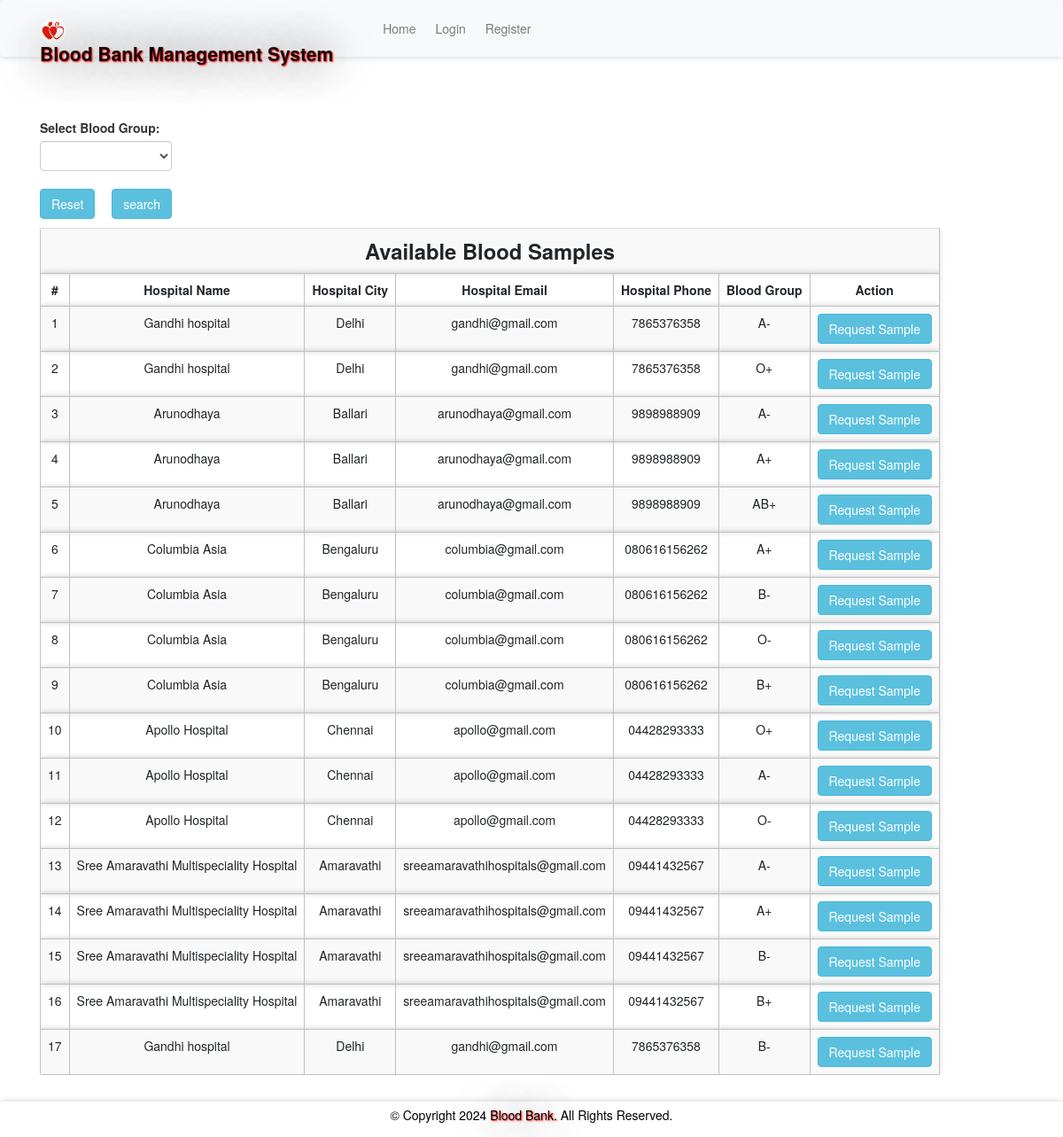
The app's page /abs.php with its own data.
### tables this page shows
CREATE TABLE `bloodinfo` (
  `bid` int(11) NOT NULL,
  `hid` int(11) NOT NULL,
  `bg` varchar(10) NOT NULL
);

CREATE TABLE `hospitals` (
  `id` int(11) NOT NULL,
  `hname` varchar(100) NOT NULL,
  `hemail` varchar(100) NOT NULL,
  `hpassword` varchar(100) NOT NULL,
  `hphone` varchar(100) NOT NULL,
  `hcity` varchar(100) NOT NULL
);

### message.php (called while the page is built, shortened)
<?php $counter=0; if(isset($_GET['msg'])) { ?>
	<div class="col-5 alert alert alert-success alert-dismissible fade show card" id="message">
		<button type="button" class="close" data-dismiss="alert" title="close">&times;</button><?php echo $_GET['msg'];?>
	</div>
<?php }?>

### abs.php (the view, shortened to what this page needs)
<?php
require 'file/connection.php';
if(isset($_GET['search'])){
    $searchKey = $_GET['search'];
    $sql = "select bloodinfo.*, hospitals.* from bloodinfo, hospitals where bloodinfo.hid=hospitals.id && bg='$searchKey'";
}else{
    $sql = "select bloodinfo.*, hospitals.* from bloodinfo, hospitals where bloodinfo.hid=hospitals.id";
}
$result = mysqli_query ($conn, $sql);
?>
<!DOCTYPE html>
<html>
<?php require 'head.php'; ?>
<body>
    <?php require 'header.php'; ?>
    <div class="container cont">
        <?php require 'message.php'; ?>
        <div class="row col-lg-8 col-md-8 col-sm-12 mb-3">
            <form method="get" action="" style="margin-top:-20px; ">
            <label class="font-weight-bolder">Select Blood Group:</label>
               <select name="search" class="form-control">
               <option><?php echo @$_GET['search']; ?></option>
               <option value="A+">A+</option>
               </select><br>
               <a href="abs.php" class="btn btn-info mr-4"> Reset</a>
               <input type="submit" name="submit" class="btn btn-info" value="search">
           </form>
        </div>
        <table class="table table-responsive table-striped rounded mb-5">
            <tr><th colspan="7" class="title">Available Blood Samples</th></tr>
            <tr>
                <th>#</th>
                <th>Hospital Name</th>
                <th>Hospital City</th>
                <th>Hospital Email</th>
                <th>Hospital Phone</th>
                <th>Blood Group</th>
                <th>Action</th>
            </tr>
        <?php while($row = mysqli_fetch_array($result)) { ?>
            <tr>
                <td><?php echo ++$counter;?></td>
                <td><?php echo $row['hname'];?></td>
                <td><?php echo ($row['hcity']); ?></td>
                <td><?php echo ($row['hemail']); ?></td>
                <td><?php echo ($row['hphone']); ?></td>
                <td><?php echo ($row['bg']); ?></td>
                <form action="file/request.php" method="post">
                <?php if (isset($_SESSION['hid'])) { ?>
                <td><a href="javascript:void(0);" class="btn btn-info hospital">Request Sample</a></td>
                <?php } else {(isset($_SESSION['rid']))  ?>
                <td><input type="submit" name="request" class="btn btn-info" value="Request Sample"></td>
                <?php } ?>
                </form>
            </tr>
        <?php } ?>
        </table>
    </div>
    <?php require 'footer.php' ?>
</body>

### css/style.css (style rules this page uses)
.cont { padding-top: 40px; text-align: justify; font-size: 1em; }
.card ,nav, .footer,tr,video { border-radius: 3px; transition: all 200ms ease-out; box-shadow: 0px 0px 7px rgba(0, 0, 0, 0.2); }
tr,th,td { border:0.1px solid silver; text-align: center; }
.title { font-weight: bold; font-size: 1.7em; text-transform: capitalize; text-align: center; }
form { padding-top: 20px; }
a:link { text-decoration: none; }

### abs.php (style rules this page uses)
body { background-size: cover; min-height: 0; height: 900px; }

### records on screen
bloodinfo: hid.hname "Gandhi hospital", hid.hcity "Delhi", hid.hemail "gandhi@gmail.com", hid.hphone "7865376358", bg "A-"
bloodinfo: hid.hname "Gandhi hospital", hid.hcity "Delhi", hid.hemail "gandhi@gmail.com", hid.hphone "7865376358", bg "O+"
bloodinfo: hid.hname "Arunodhaya", hid.hcity "Ballari", hid.hemail "arunodhaya@gmail.com", hid.hphone "9898988909", bg "A-"
bloodinfo: hid.hname "Arunodhaya", hid.hcity "Ballari", hid.hemail "arunodhaya@gmail.com", hid.hphone "9898988909", bg "A+"
bloodinfo: hid.hname "Arunodhaya", hid.hcity "Ballari", hid.hemail "arunodhaya@gmail.com", hid.hphone "9898988909", bg "AB+"
bloodinfo: hid.hname "Columbia Asia", hid.hcity "Bengaluru", hid.hemail "columbia@gmail.com", hid.hphone "080616156262", bg "A+"
bloodinfo: hid.hname "Columbia Asia", hid.hcity "Bengaluru", hid.hemail "columbia@gmail.com", hid.hphone "080616156262", bg "B-"
bloodinfo: hid.hname "Columbia Asia", hid.hcity "Bengaluru", hid.hemail "columbia@gmail.com", hid.hphone "080616156262", bg "O-"
bloodinfo: hid.hname "Columbia Asia", hid.hcity "Bengaluru", hid.hemail "columbia@gmail.com", hid.hphone "080616156262", bg "B+"
bloodinfo: hid.hname "Apollo Hospital", hid.hcity "Chennai", hid.hemail "apollo@gmail.com", hid.hphone "04428293333", bg "O+"
bloodinfo: hid.hname "Apollo Hospital", hid.hcity "Chennai", hid.hemail "apollo@gmail.com", hid.hphone "04428293333", bg "A-"
bloodinfo: hid.hname "Apollo Hospital", hid.hcity "Chennai", hid.hemail "apollo@gmail.com", hid.hphone "04428293333", bg "O-"
bloodinfo: hid.hname "Sree Amaravathi Multispeciality Hospital", hid.hcity "Amaravathi", hid.hemail "sreeamaravathihospitals@gmail.com", hid.hphone "09441432567", bg "A-"
bloodinfo: hid.hname "Sree Amaravathi Multispeciality Hospital", hid.hcity "Amaravathi", hid.hemail "sreeamaravathihospitals@gmail.com", hid.hphone "09441432567", bg "A+"
bloodinfo: hid.hname "Sree Amaravathi Multispeciality Hospital", hid.hcity "Amaravathi", hid.hemail "sreeamaravathihospitals@gmail.com", hid.hphone "09441432567", bg "B-"
bloodinfo: hid.hname "Sree Amaravathi Multispeciality Hospital", hid.hcity "Amaravathi", hid.hemail "sreeamaravathihospitals@gmail.com", hid.hphone "09441432567", bg "B+"
bloodinfo: hid.hname "Gandhi hospital", hid.hcity "Delhi", hid.hemail "gandhi@gmail.com", hid.hphone "7865376358", bg "B-"
